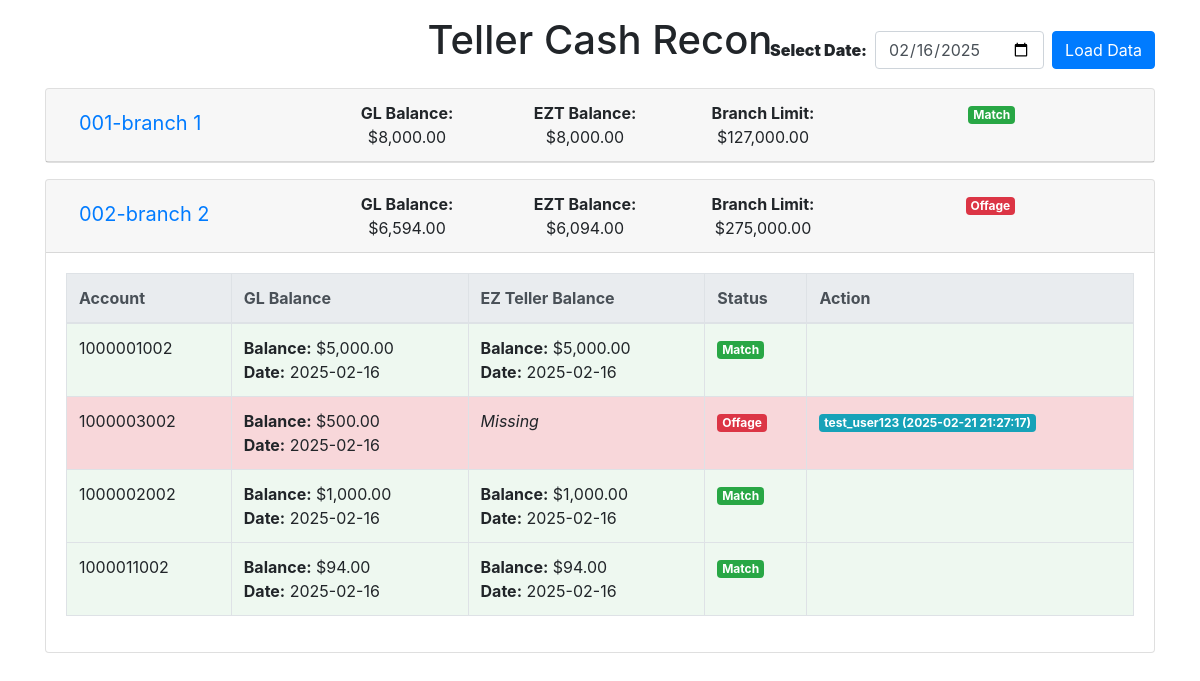
The page / on the database its author committed.
### tables this page shows
CREATE TABLE branch_limits (
            cost_center TEXT PRIMARY KEY,
            branch_name TEXT,
            branch_limit INTEGER,
            date_last_updated TEXT
        );

CREATE TABLE gl_balance (
            account INTEGER,
            cost_center TEXT,
            branch_name TEXT,
            balance INTEGER,
            date TEXT
        );

CREATE TABLE ez_teller_balance (
            account INTEGER,
            cost_center TEXT,
            branch_name TEXT,
            balance INTEGER,
            date TEXT
        );

CREATE TABLE mismatch_actions (
            id INTEGER PRIMARY KEY AUTOINCREMENT,
            account INTEGER NOT NULL,
            action_date TEXT NOT NULL,
            note TEXT,
            user TEXT NOT NULL,
            timestamp DATETIME DEFAULT CURRENT_TIMESTAMP
        );

### app.py (the view)
@app.route('/')
def index():
    conn = get_db_connection()
    report_date = request.args.get('report_date')
    if not report_date:
        report_date_query = conn.execute("SELECT MAX(date) FROM gl_balance").fetchone()
        report_date = report_date_query[0] if report_date_query[0] else "Unknown Date"
    gl_data = conn.execute("SELECT * FROM gl_balance WHERE date = ? order by account", (report_date,)).fetchall()
    ez_data = conn.execute("SELECT * FROM ez_teller_balance WHERE date = ? order by account", (report_date,)).fetchall()
    branch_limits_data_raw = conn.execute("SELECT * FROM branch_limits").fetchall()
    recorded_actions = conn.execute(
        "SELECT account, user, timestamp, note FROM mismatch_actions WHERE action_date = ?",
        (report_date,)
    ).fetchall()
    conn.close()
    actions = {row["account"]: {"user": row["user"], "timestamp": row["timestamp"], "note": row["note"]} for row in recorded_actions}
    data1 = [ (row['account'], row['cost_center'], row['branch_name'], row['balance'], row['date']) for row in gl_data ]
    data2 = [ (row['account'], row['cost_center'], row['branch_name'], row['balance'], row['date']) for row in ez_data ]
    branch_limits_data = [ (row['cost_center'], row['branch_name'], row['branch_limit'], row['date_last_updated']) for row in branch_limits_data_raw ]
    combined = []
    dict1 = {row[0]: row for row in data1}
    dict2 = {row[0]: row for row in data2}
    all_accounts = set(dict1.keys()) | set(dict2.keys())
    for account in all_accounts:
        row1 = dict1.get(account)
        row2 = dict2.get(account)
        is_match = (row1 == row2) if (row1 and row2) else False
        combined.append({
            'account': account,
            'table1': row1,
            'table2': row2,
            'match': is_match
        })
    branches = {}
    for row in combined:
        if row['table1']:
            branch = row['table1'][2].strip().lower()
        elif row['table2']:
            branch = row['table2'][2].strip().lower()
        else:
            branch = "unknown branch"
        branches.setdefault(branch, []).append(row)
    branch_limits = {row[1].strip().lower(): row[2] for row in branch_limits_data}
    branch_summary = {}
    for branch, accounts in branches.items():
        total_balance_q1 = 0
        total_balance_q2 = 0
        branch_match = True
        for account in accounts:
            if account['table1']:
                total_balance_q1 += account['table1'][3]
            if account['table2']:
                total_balance_q2 += account['table2'][3]
            if not account['match']:
                branch_match = False
        branch_limit = branch_limits.get(branch, "N/A")
        branch_summary[branch] = {
            'accounts': accounts,
            'total_balance_q1': total_balance_q1,
            'total_balance_q2': total_balance_q2,
            'match': branch_match,
            'branch_limit': branch_limit
        }
    return render_template('index.html', branch_summary=branch_summary, report_date=report_date, actions=actions)

### app.py (called while the page is built)
def get_db_connection():
    conn = sqlite3.connect(DATABASE)
    conn.row_factory = sqlite3.Row
    return conn

@app.template_filter('currency')
def currency_filter(value):
    try:
        return "${:,.2f}".format(float(value))
    except (ValueError, TypeError):
        return value

### templates/index.html (shortened to what this page needs)
<!DOCTYPE html>
<html lang="en">
<head>
  <link rel="stylesheet" href="https://stackpath.bootstrapcdn.com/bootstrap/4.5.2/css/bootstrap.min.css">
</head>
<body>
  <div class="container position-relative mt-3">
    <div class="report-date position-absolute" style="top: 15px; right: 15px;">
      <form action="{{ url_for('index') }}" method="get" class="form-inline">
        <label for="report_date" class="mr-2"><strong>Select Date:</strong></label>
        <input type="date" class="form-control mr-2" id="report_date" name="report_date" value="{{ report_date }}">
        <button type="submit" class="btn btn-primary">Load Data</button>
      </form>
    </div>
    <h1 class="text-center mb-4">Teller Cash Recon</h1>
  </div>
  <div class="container">
    <div id="accordion">
      {% for branch, summary in branch_summary.items() %}
      <div class="card mb-3">
        <div class="card-header" id="heading-{{ loop.index }}">
          <div class="row w-100 branch-header">
            <div class="col-md-3">
              <button class="btn btn-link" data-toggle="collapse" data-target="#collapse-{{ loop.index }}" aria-expanded="true" aria-controls="collapse-{{ loop.index }}">
                {{ branch }}
              </button>
            </div>
            <div class="col-md-2 text-center">
              <strong>GL Balance:</strong> {{ summary.total_balance_q1 | currency }}
            </div>
            <div class="col-md-2 text-center">
              <strong>EZT Balance:</strong> {{ summary.total_balance_q2 | currency }}
            </div>
            <div class="col-md-2 text-center">
              <strong>Branch Limit:</strong>
              <span
              >
              {{ summary.branch_limit | currency }}
            </span>
            </div>
            <div class="col-md-2 text-right">
              {% if summary.match %}
                <span class="badge badge-success">Match</span>
              {% else %}
                <span class="badge badge-danger">Offage</span>
              {% endif %}
            </div>
          </div>
        </div>
        <div id="collapse-{{ loop.index }}" class="collapse {% if not summary.match %}show{% endif %}" aria-labelledby="heading-{{ loop.index }}">
          <div class="card-body">
            <table class="table table-bordered table-hover">
              <thead class="thead-light">
                <tr>
                  <th>Account</th>
                  <th>GL Balance</th>
                  <th>EZ Teller Balance</th>
                  <th>Status</th>
                  <th>Action</th>
                </tr>
              </thead>
              <tbody>
                {% for row in summary.accounts %}
                <tr class="{{ 'match' if row.match else 'mismatch' }}">
                  <td>{{ row.account }}</td>
                  <td>
                    {% if row.table1 %}
                      <strong>Balance:</strong> {{ row.table1[3] | currency }}<br>
                      <strong>Date:</strong> {{ row.table1[4] }}
                    {% else %}
                      <em>Missing</em>
                    {% endif %}
                  </td>
                  <td>
                    {% if row.table2 %}
                      <strong>Balance:</strong> {{ row.table2[3] | currency }}<br>
                      <strong>Date:</strong> {{ row.table2[4] }}
                    {% else %}
                      <em>Missing</em>
                    {% endif %}
                  </td>
                  <td>
                    {% if row.match %}
                      <span class="badge badge-success">Match</span>
                    {% else %}
                      <span class="badge badge-danger">Offage</span>
                    {% endif %}
                  </td>
                  <td>
                    {% set action = actions.get(row.account) %}
                    {% if action %}
                      <span class="badge badge-info" data-toggle="tooltip" title="{{ action.note }}">
                        {{ action.user }} ({{ action.timestamp }})
                      </span>
                    {% elif not row.match %}
                      <a href="{{ url_for('record', account=row.account, report_date=report_date) }}" class="btn btn-sm btn-warning">
                        Make Note
                      </a>
                    {% endif %}
                  </td>
                </tr>
                {% endfor %}
              </tbody>
            </table>
          </div>
        </div>
      </div>
      {% endfor %}
    </div>
  </div>
</body>
</html>

### templates/index.html (style rules this page uses)
.match { background-color: #eef8f0; }
.mismatch { background-color: #f8d7da; }
.card-header button { text-decoration: none; font-size: 1.25rem; }
.report-date { position: absolute; top: 15px; right: 15px; font-weight: bold; }

### rows shown on the page
branch_limits: branch_limit "$127,000.00"
branch_limits: branch_limit "$275,000.00"
gl_balance: account "1000001002", balance "$5,000.00", date "2025-02-16", shows "Match"
gl_balance: account "1000003002", balance "$500.00", date "2025-02-16", shows "Missing", shows "Offage"
mismatch_actions: user "test_user123", timestamp "2025-02-21 21:27:17"
gl_balance: account "1000002002", balance "$1,000.00", date "2025-02-16", shows "Match"
gl_balance: account "1000011002", balance "$94.00", date "2025-02-16", shows "Match"

### other values the page prints
{{ branch }} "001-branch 1" "002-branch 2"
{{ summary.total_balance_q1 | currency }} "$8,000.00" "$6,594.00"
{{ summary.total_balance_q2 | currency }} "$8,000.00" "$6,094.00"
